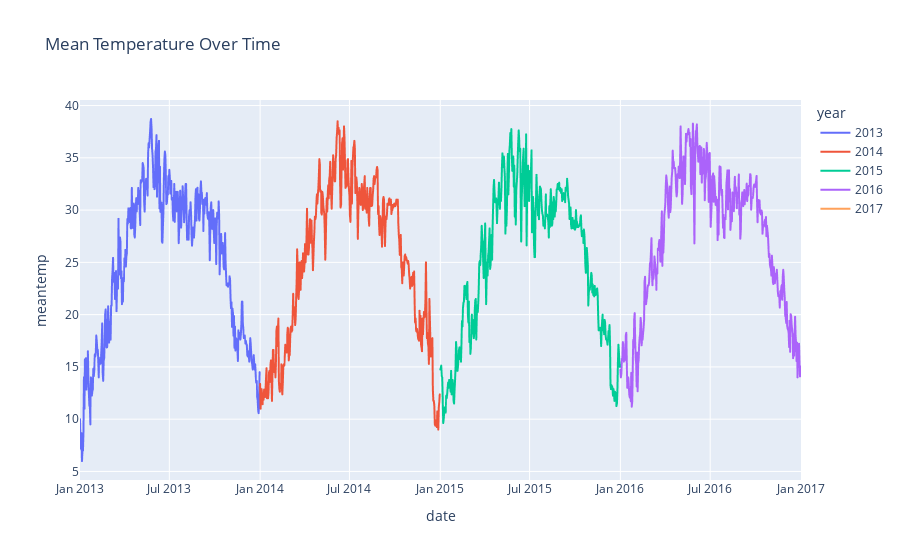

The code cell stored with this chart in its notebook:
### Code cell
fig = px.line(df, x=df.index, y='meantemp', color='year', title='Mean Temperature Over Time')
fig.show()

### Figure 1 — Plotly figure (JSON) as saved in the notebook; plotly's stock layout.template omitted (floating-point values rounded to 4 significant figures; data arrays with more than 128 entries replaced by an {"elided": "..."} marker saying what was removed)
{"data": [{"hovertemplate": "year=2013<br>date=%{x}<br>meantemp=%{y}<extra></extra>", "legendgroup": "2013", "line": {"color": "#636efa", "dash": "solid"}, "marker": {"symbol": "circle"}, "mode": "lines", "name": "2013", "showlegend": true, "type": "scattergl", "x": {"elided": "365 str values"}, "xaxis": "x", "y": {"elided": "365 float values"}, "yaxis": "y"}, {"hovertemplate": "year=2014<br>date=%{x}<br>meantemp=%{y}<extra></extra>", "legendgroup": "2014", "line": {"color": "#EF553B", "dash": "solid"}, "marker": {"symbol": "circle"}, "mode": "lines", "name": "2014", "showlegend": true, "type": "scattergl", "x": {"elided": "365 str values"}, "xaxis": "x", "y": {"elided": "365 float values"}, "yaxis": "y"}, {"hovertemplate": "year=2015<br>date=%{x}<br>meantemp=%{y}<extra></extra>", "legendgroup": "2015", "line": {"color": "#00cc96", "dash": "solid"}, "marker": {"symbol": "circle"}, "mode": "lines", "name": "2015", "showlegend": true, "type": "scattergl", "x": {"elided": "365 str values"}, "xaxis": "x", "y": {"elided": "365 float values"}, "yaxis": "y"}, {"hovertemplate": "year=2016<br>date=%{x}<br>meantemp=%{y}<extra></extra>", "legendgroup": "2016", "line": {"color": "#ab63fa", "dash": "solid"}, "marker": {"symbol": "circle"}, "mode": "lines", "name": "2016", "showlegend": true, "type": "scattergl", "x": {"elided": "366 str values"}, "xaxis": "x", "y": {"elided": "366 float values"}, "yaxis": "y"}, {"hovertemplate": "year=2017<br>date=%{x}<br>meantemp=%{y}<extra></extra>", "legendgroup": "2017", "line": {"color": "#FFA15A", "dash": "solid"}, "marker": {"symbol": "circle"}, "mode": "lines", "name": "2017", "showlegend": true, "type": "scattergl", "x": ["2017-01-01T00:00:00"], "xaxis": "x", "y": [10], "yaxis": "y"}], "layout": {"legend": {"title": {"text": "year"}, "tracegroupgap": 0}, "title": {"text": "Mean Temperature Over Time"}, "xaxis": {"anchor": "y", "domain": [0, 1], "title": {"text": "date"}}, "yaxis": {"anchor": "x", "domain": [0, 1], "title": {"text": "meantemp"}}}}
